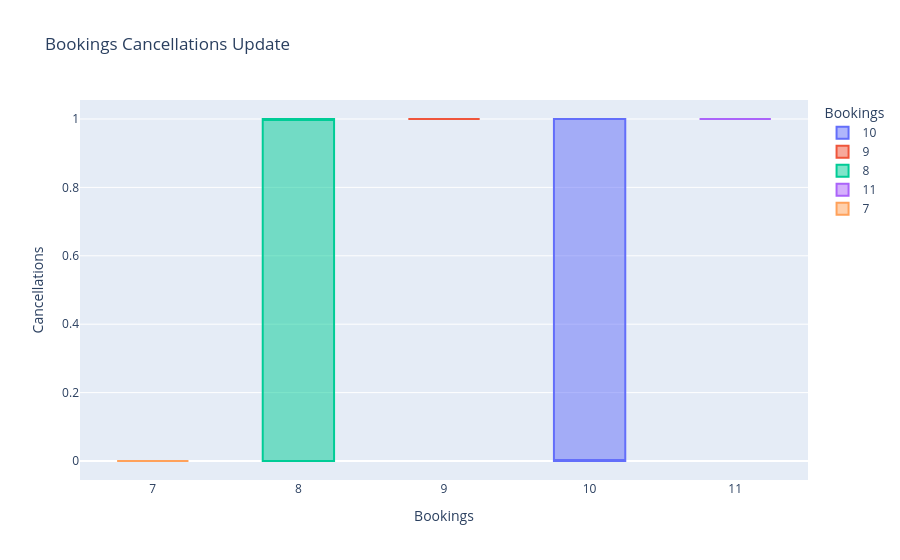

Notebook source saved alongside this figure:
### Markdown cell above
# Bookings Cancellations Update

### Code cell
fig = px.box(df, x="Bookings",y="Cancellations" ,color="Bookings",title="Bookings Cancellations Update")
fig.show()

### Figure 1 — Plotly figure (JSON) as saved in the notebook; plotly's stock layout.template omitted (floating-point values rounded to 4 significant figures)
{"data": [{"alignmentgroup": "True", "hovertemplate": "Bookings=%{x}<br>Cancellations=%{y}<extra></extra>", "legendgroup": "10", "marker": {"color": "#636efa"}, "name": "10", "notched": false, "offsetgroup": "10", "orientation": "v", "showlegend": true, "type": "box", "x": [10, 10, 10, 10, 10, 10, 10, 10, 10, 10, 10, 10, 10, 10, 10, 10, 10, 10, 10, 10, 10, 10, 10, 10, 10, 10, 10, 10, 10, 10, 10, 10, 10, 10, 10, 10, 10, 10, 10, 10, 10, 10, 10, 10], "x0": " ", "xaxis": "x", "y": [0, 0, 0, 0, 0, 0, 0, 0, 0, 0, 0, 1, 0, 1, 0, 1, 0, 1, 0, 1, 0, 1, 0, 1, 0, 0, 0, 0, 0, 0, 0, 0, 1, 0, 1, 0, 1, 0, 1, 0, 1, 0, 1, 0], "y0": " ", "yaxis": "y"}, {"alignmentgroup": "True", "hovertemplate": "Bookings=%{x}<br>Cancellations=%{y}<extra></extra>", "legendgroup": "9", "marker": {"color": "#EF553B"}, "name": "9", "notched": false, "offsetgroup": "9", "orientation": "v", "showlegend": true, "type": "box", "x": [9, 9, 9, 9, 9, 9, 9, 9, 9, 9, 9, 9, 9, 9, 9, 9, 9, 9, 9, 9, 9, 9, 9, 9, 9, 9, 9], "x0": " ", "xaxis": "x", "y": [1, 1, 1, 1, 1, 1, 1, 1, 1, 1, 1, 1, 1, 1, 1, 1, 1, 1, 1, 1, 1, 1, 1, 1, 1, 1, 1], "y0": " ", "yaxis": "y"}, {"alignmentgroup": "True", "hovertemplate": "Bookings=%{x}<br>Cancellations=%{y}<extra></extra>", "legendgroup": "8", "marker": {"color": "#00cc96"}, "name": "8", "notched": false, "offsetgroup": "8", "orientation": "v", "showlegend": true, "type": "box", "x": [8, 8, 8, 8, 8, 8, 8, 8, 8, 8, 8, 8, 8, 8, 8, 8, 8, 8, 8, 8, 8, 8, 8, 8, 8, 8, 8, 8, 8, 8, 8, 8], "x0": " ", "xaxis": "x", "y": [1, 1, 1, 1, 1, 1, 1, 1, 1, 1, 0, 0, 0, 0, 0, 0, 0, 0, 1, 1, 1, 1, 1, 1, 1, 0, 1, 1, 1, 1, 1, 1], "y0": " ", "yaxis": "y"}, {"alignmentgroup": "True", "hovertemplate": "Bookings=%{x}<br>Cancellations=%{y}<extra></extra>", "legendgroup": "11", "marker": {"color": "#ab63fa"}, "name": "11", "notched": false, "offsetgroup": "11", "orientation": "v", "showlegend": true, "type": "box", "x": [11], "x0": " ", "xaxis": "x", "y": [1], "y0": " ", "yaxis": "y"}, {"alignmentgroup": "True", "hovertemplate": "Bookings=%{x}<br>Cancellations=%{y}<extra></extra>", "legendgroup": "7", "marker": {"color": "#FFA15A"}, "name": "7", "notched": false, "offsetgroup": "7", "orientation": "v", "showlegend": true, "type": "box", "x": [7, 7, 7, 7, 7], "x0": " ", "xaxis": "x", "y": [0, 0, 0, 0, 0], "y0": " ", "yaxis": "y"}], "layout": {"boxmode": "overlay", "legend": {"title": {"text": "Bookings"}, "tracegroupgap": 0}, "title": {"text": "Bookings Cancellations Update"}, "xaxis": {"anchor": "y", "categoryarray": [10, 9, 8, 11, 7], "categoryorder": "array", "domain": [0, 1], "title": {"text": "Bookings"}}, "yaxis": {"anchor": "x", "domain": [0, 1], "title": {"text": "Cancellations"}}}}
